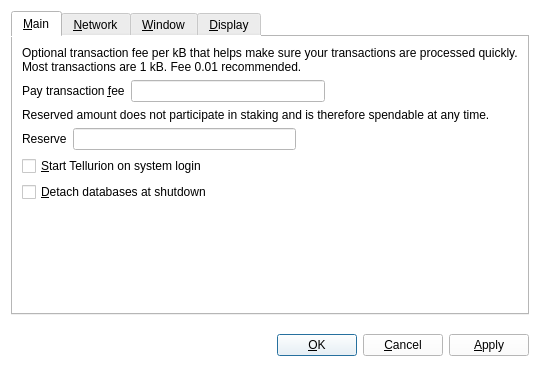
<?xml version="1.0" encoding="UTF-8"?>
<ui version="4.0">
 <class>OptionsDialog</class>
 <widget class="QDialog" name="OptionsDialog">
  <property name="geometry">
   <rect>
    <x>0</x>
    <y>0</y>
    <width>540</width>
    <height>380</height>
   </rect>
  </property>
  <property name="windowTitle">
   <string>Options</string>
  </property>
  <property name="styleSheet">
   <string notr="true">background-color: rgb(255, 255, 255);</string>
  </property>
  <property name="modal">
   <bool>true</bool>
  </property>
  <layout class="QVBoxLayout" name="verticalLayout">
   <item>
    <widget class="QTabWidget" name="tabWidget">
     <property name="tabPosition">
      <enum>QTabWidget::North</enum>
     </property>
     <property name="currentIndex">
      <number>0</number>
     </property>
     <widget class="QWidget" name="tabMain">
      <attribute name="title">
       <string>&amp;Main</string>
      </attribute>
      <layout class="QVBoxLayout" name="verticalLayout_Main">
       <item>
        <widget class="QLabel" name="transactionFeeInfoLabel">
         <property name="text">
          <string>Optional transaction fee per kB that helps make sure your transactions are processed quickly. Most transactions are 1 kB. Fee 0.01 recommended.</string>
         </property>
         <property name="textFormat">
          <enum>Qt::PlainText</enum>
         </property>
         <property name="wordWrap">
          <bool>true</bool>
         </property>
        </widget>
       </item>
       <item>
        <layout class="QHBoxLayout" name="horizontalLayoutFee">
         <item>
          <widget class="QLabel" name="transactionFeeLabel">
           <property name="text">
            <string>Pay transaction &amp;fee</string>
           </property>
           <property name="textFormat">
            <enum>Qt::PlainText</enum>
           </property>
           <property name="buddy">
            <cstring>transactionFee</cstring>
           </property>
          </widget>
         </item>
         <item>
          <widget class="BitcoinAmountField" name="transactionFee"/>
         </item>
         <item>
          <spacer name="horizontalSpacerFee">
           <property name="orientation">
            <enum>Qt::Horizontal</enum>
           </property>
           <property name="sizeHint" stdset="0">
            <size>
             <width>40</width>
             <height>20</height>
            </size>
           </property>
          </spacer>
         </item>
        </layout>
       </item>
       <item>
        <widget class="QLabel" name="reserveBalanceInfoLabel">
         <property name="text">
          <string>Reserved amount does not participate in staking and is therefore spendable at any time.</string>
         </property>
         <property name="textFormat">
          <enum>Qt::PlainText</enum>
         </property>
         <property name="wordWrap">
          <bool>true</bool>
         </property>
        </widget>
       </item>
       <item>
        <layout class="QHBoxLayout" name="horizontalLayoutReserveBalance">
         <item>
          <widget class="QLabel" name="reserveBalanceLabel">
           <property name="text">
            <string>Reserve</string>
           </property>
           <property name="textFormat">
            <enum>Qt::PlainText</enum>
           </property>
           <property name="buddy">
            <cstring>reserveBalance</cstring>
           </property>
          </widget>
         </item>
         <item>
          <widget class="BitcoinAmountField" name="reserveBalance"/>
         </item>
         <item>
          <spacer name="horizontalSpacerReserveBalance">
           <property name="orientation">
            <enum>Qt::Horizontal</enum>
           </property>
           <property name="sizeHint" stdset="0">
            <size>
             <width>40</width>
             <height>20</height>
            </size>
           </property>
          </spacer>
         </item>
        </layout>
       </item>
       <item>
        <widget class="QCheckBox" name="bitcoinAtStartup">
         <property name="toolTip">
          <string>Automatically start Tellurion after logging in to the system.</string>
         </property>
         <property name="text">
          <string>&amp;Start Tellurion on system login</string>
         </property>
        </widget>
       </item>
       <item>
        <widget class="QCheckBox" name="detachDatabases">
         <property name="toolTip">
          <string>Detach block and address databases at shutdown. This means they can be moved to another data directory, but it slows down shutdown. The wallet is always detached.</string>
         </property>
         <property name="text">
          <string>&amp;Detach databases at shutdown</string>
         </property>
        </widget>
       </item>
       <item>
        <spacer name="verticalSpacer_Main">
         <property name="orientation">
          <enum>Qt::Vertical</enum>
         </property>
         <property name="sizeHint" stdset="0">
          <size>
           <width>20</width>
           <height>40</height>
          </size>
         </property>
        </spacer>
       </item>
      </layout>
     </widget>
     <widget class="QWidget" name="tabNetwork">
      <attribute name="title">
       <string>&amp;Network</string>
      </attribute>
      <layout class="QVBoxLayout" name="verticalLayout_Network">
       <item>
        <widget class="QCheckBox" name="mapPortUpnp">
         <property name="toolTip">
          <string>Automatically open the Tellurion client port on the router. This only works when your router supports UPnP and it is enabled.</string>
         </property>
         <property name="text">
          <string>Map port using &amp;UPnP</string>
         </property>
        </widget>
       </item>
       <item>
        <widget class="QCheckBox" name="connectSocks">
         <property name="toolTip">
          <string>Connect to the Tellurion network through a SOCKS proxy (e.g. when connecting through Tor).</string>
         </property>
         <property name="text">
          <string>&amp;Connect through SOCKS proxy:</string>
         </property>
        </widget>
       </item>
       <item>
        <layout class="QHBoxLayout" name="horizontalLayout_Network">
         <item>
          <widget class="QLabel" name="proxyIpLabel">
           <property name="text">
            <string>Proxy &amp;IP:</string>
           </property>
           <property name="textFormat">
            <enum>Qt::PlainText</enum>
           </property>
           <property name="buddy">
            <cstring>proxyIp</cstring>
           </property>
          </widget>
         </item>
         <item>
          <widget class="QValidatedLineEdit" name="proxyIp">
           <property name="maximumSize">
            <size>
             <width>140</width>
             <height>16777215</height>
            </size>
           </property>
           <property name="toolTip">
            <string>IP address of the proxy (e.g. 127.0.0.1)</string>
           </property>
          </widget>
         </item>
         <item>
          <widget class="QLabel" name="proxyPortLabel">
           <property name="text">
            <string>&amp;Port:</string>
           </property>
           <property name="textFormat">
            <enum>Qt::PlainText</enum>
           </property>
           <property name="buddy">
            <cstring>proxyPort</cstring>
           </property>
          </widget>
         </item>
         <item>
          <widget class="QLineEdit" name="proxyPort">
           <property name="maximumSize">
            <size>
             <width>55</width>
             <height>16777215</height>
            </size>
           </property>
           <property name="toolTip">
            <string>Port of the proxy (e.g. 9050)</string>
           </property>
          </widget>
         </item>
         <item>
          <widget class="QLabel" name="socksVersionLabel">
           <property name="text">
            <string>SOCKS &amp;Version:</string>
           </property>
           <property name="textFormat">
            <enum>Qt::PlainText</enum>
           </property>
           <property name="buddy">
            <cstring>socksVersion</cstring>
           </property>
          </widget>
         </item>
         <item>
          <widget class="QValueComboBox" name="socksVersion">
           <property name="toolTip">
            <string>SOCKS version of the proxy (e.g. 5)</string>
           </property>
          </widget>
         </item>
         <item>
          <spacer name="horizontalSpacer_Network">
           <property name="orientation">
            <enum>Qt::Horizontal</enum>
           </property>
           <property name="sizeHint" stdset="0">
            <size>
             <width>40</width>
             <height>20</height>
            </size>
           </property>
          </spacer>
         </item>
        </layout>
       </item>
       <item>
        <spacer name="verticalSpacer_Network">
         <property name="orientation">
          <enum>Qt::Vertical</enum>
         </property>
         <property name="sizeHint" stdset="0">
          <size>
           <width>20</width>
           <height>40</height>
          </size>
         </property>
        </spacer>
       </item>
      </layout>
     </widget>
     <widget class="QWidget" name="tabWindow">
      <attribute name="title">
       <string>&amp;Window</string>
      </attribute>
      <layout class="QVBoxLayout" name="verticalLayout_Window">
       <item>
        <widget class="QCheckBox" name="minimizeToTray">
         <property name="toolTip">
          <string>Show only a tray icon after minimizing the window.</string>
         </property>
         <property name="text">
          <string>&amp;Minimize to the tray instead of the taskbar</string>
         </property>
        </widget>
       </item>
       <item>
        <widget class="QCheckBox" name="minimizeOnClose">
         <property name="toolTip">
          <string>Minimize instead of exit the application when the window is closed. When this option is enabled, the application will be closed only after selecting Quit in the menu.</string>
         </property>
         <property name="text">
          <string>M&amp;inimize on close</string>
         </property>
        </widget>
       </item>
       <item>
        <spacer name="verticalSpacer_Window">
         <property name="orientation">
          <enum>Qt::Vertical</enum>
         </property>
         <property name="sizeHint" stdset="0">
          <size>
           <width>20</width>
           <height>40</height>
          </size>
         </property>
        </spacer>
       </item>
      </layout>
     </widget>
     <widget class="QWidget" name="tabDisplay">
      <attribute name="title">
       <string>&amp;Display</string>
      </attribute>
      <layout class="QVBoxLayout" name="verticalLayout_Display">
       <item>
        <layout class="QHBoxLayout" name="horizontalLayout_1_Display">
         <item>
          <widget class="QLabel" name="langLabel">
           <property name="text">
            <string>User Interface &amp;language:</string>
           </property>
           <property name="textFormat">
            <enum>Qt::PlainText</enum>
           </property>
           <property name="buddy">
            <cstring>lang</cstring>
           </property>
          </widget>
         </item>
         <item>
          <widget class="QValueComboBox" name="lang">
           <property name="toolTip">
            <string>The user interface language can be set here. This setting will take effect after restarting Tellurion.</string>
           </property>
          </widget>
         </item>
        </layout>
       </item>
       <item>
        <layout class="QHBoxLayout" name="horizontalLayout_2_Display">
         <item>
          <widget class="QLabel" name="unitLabel">
           <property name="text">
            <string>&amp;Unit to show amounts in:</string>
           </property>
           <property name="textFormat">
            <enum>Qt::PlainText</enum>
           </property>
           <property name="buddy">
            <cstring>unit</cstring>
           </property>
          </widget>
         </item>
         <item>
          <widget class="QValueComboBox" name="unit">
           <property name="toolTip">
            <string>Choose the default subdivision unit to show in the interface and when sending coins.</string>
           </property>
          </widget>
         </item>
        </layout>
       </item>
       <item>
        <widget class="QCheckBox" name="displayAddresses">
         <property name="toolTip">
          <string>Whether to show Tellurion addresses in the transaction list or not.</string>
         </property>
         <property name="text">
          <string>&amp;Display addresses in transaction list</string>
         </property>
        </widget>
       </item>
       <item>
        <widget class="QCheckBox" name="coinControlFeatures">
         <property name="toolTip">
          <string>Whether to show coin control features or not.</string>
         </property>
         <property name="text">
          <string>Display coin &amp;control features (experts only!)</string>
         </property>
        </widget>
       </item>
       <item>
        <spacer name="verticalSpacer_Display">
         <property name="orientation">
          <enum>Qt::Vertical</enum>
         </property>
         <property name="sizeHint" stdset="0">
          <size>
           <width>20</width>
           <height>40</height>
          </size>
         </property>
        </spacer>
       </item>
      </layout>
     </widget>
    </widget>
   </item>
   <item>
    <layout class="QHBoxLayout" name="horizontalLayout_Buttons">
     <item>
      <spacer name="horizontalSpacer_1">
       <property name="orientation">
        <enum>Qt::Horizontal</enum>
       </property>
       <property name="sizeHint" stdset="0">
        <size>
         <width>40</width>
         <height>48</height>
        </size>
       </property>
      </spacer>
     </item>
     <item>
      <widget class="QLabel" name="statusLabel">
       <property name="font">
        <font>
         <weight>75</weight>
         <bold>true</bold>
        </font>
       </property>
       <property name="text">
        <string/>
       </property>
       <property name="textFormat">
        <enum>Qt::PlainText</enum>
       </property>
       <property name="wordWrap">
        <bool>true</bool>
       </property>
      </widget>
     </item>
     <item>
      <spacer name="horizontalSpacer_2">
       <property name="orientation">
        <enum>Qt::Horizontal</enum>
       </property>
       <property name="sizeHint" stdset="0">
        <size>
         <width>40</width>
         <height>48</height>
        </size>
       </property>
      </spacer>
     </item>
     <item>
      <widget class="QPushButton" name="okButton">
       <property name="text">
        <string>&amp;OK</string>
       </property>
      </widget>
     </item>
     <item>
      <widget class="QPushButton" name="cancelButton">
       <property name="text">
        <string>&amp;Cancel</string>
       </property>
       <property name="autoDefault">
        <bool>false</bool>
       </property>
      </widget>
     </item>
     <item>
      <widget class="QPushButton" name="applyButton">
       <property name="text">
        <string>&amp;Apply</string>
       </property>
       <property name="autoDefault">
        <bool>false</bool>
       </property>
      </widget>
     </item>
    </layout>
   </item>
  </layout>
 </widget>
 <customwidgets>
  <customwidget>
   <class>QValidatedLineEdit</class>
   <extends>QLineEdit</extends>
   <header>qvalidatedlineedit.h</header>
  </customwidget>
  <customwidget>
   <class>BitcoinAmountField</class>
   <extends>QLineEdit</extends>
   <header>bitcoinamountfield.h</header>
   <container>1</container>
  </customwidget>
  <customwidget>
   <class>QValueComboBox</class>
   <extends>QComboBox</extends>
   <header>qvaluecombobox.h</header>
  </customwidget>
 </customwidgets>
 <resources/>
 <connections/>
</ui>
